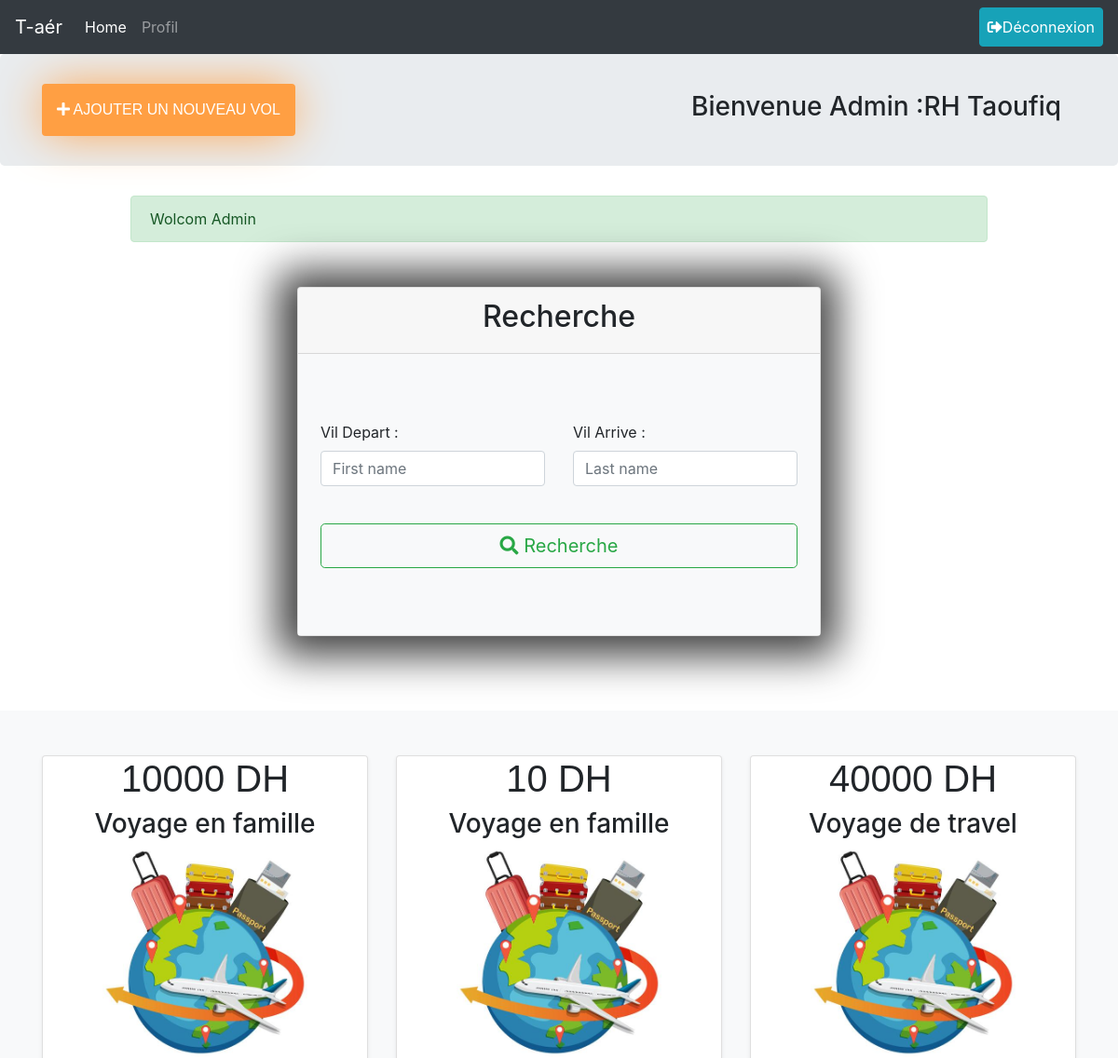
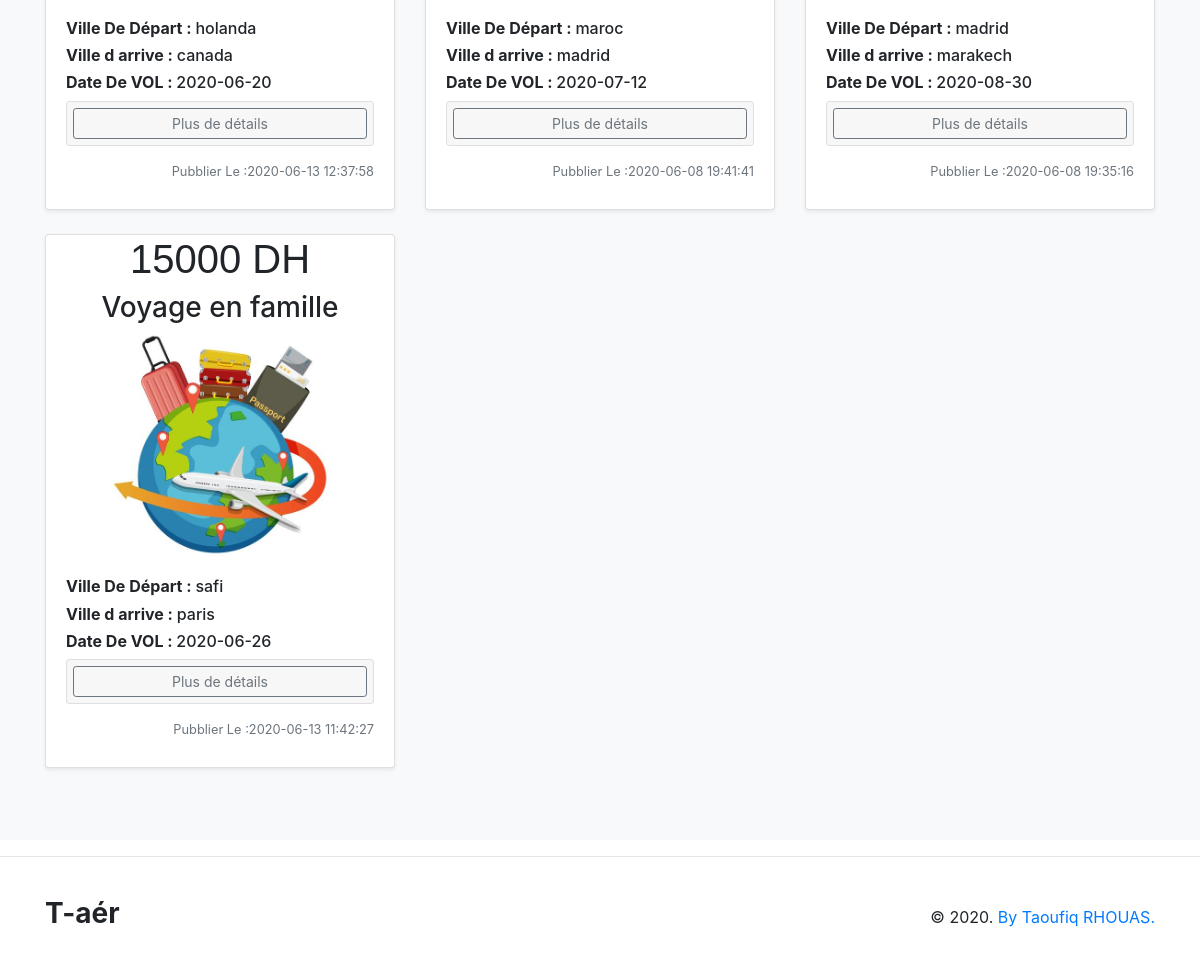
Screenshot of /views/admin.php (signed in) with the database file from the repository (2 pictures, top to bottom).
### tables this page shows
CREATE TABLE `vols` (
  `id_vol` int(11) NOT NULL,
  `nam` varchar(60) NOT NULL,
  `price` float NOT NULL,
  `image` text NOT NULL,
  `date_created` timestamp NOT NULL DEFAULT current_timestamp() ON UPDATE current_timestamp(),
  `pays_depart` varchar(60) NOT NULL,
  `pays_arrive` varchar(60) NOT NULL,
  `date_vol` date NOT NULL,
  `hour_vol` int(11) NOT NULL,
  `minute_vol` int(11) NOT NULL,
  `nb_place_initial` int(11) NOT NULL,
  `nb_place_rest` int(11) NOT NULL,
  `statu_vol` varchar(10) NOT NULL,
  `id_admin_created` int(11) NOT NULL
);

### models/Vol.php (called while the page is built, shortened)
<?php
	class Vol {
		static public function getAllActive(){
			$date1 = new DateTime;
            $dateMoins1 = new DateTime('-1 day');
            $dateMoins1 = $dateMoins1->format('Y-m-d') ;
            $stmt = DB::connect()->prepare("SELECT * FROM `vols` WHERE `date_vol` > '{$dateMoins1}' AND `statu_vol` = 'active' AND nb_place_rest > 0  ORDER BY `vols`.`id_vol` DESC");
			$stmt ->execute();
			return $stmt->fetchAll();
		}
	}
?>

### database/DB.php (called while the page is built)
<?php
	class DB{
		static public function connect(){
			$db = new PDO("mysql:host=localhost;dbname=db_app_vol_aeriens","root","");
			$db ->exec("set names utf8");
			$db ->setAttribute(PDO::ATTR_ERRMODE,PDO::ERRMODE_WARNING);
			return $db;
		}
	}
?>

### controllers/VolsController.php (called while the page is built, shortened)
<?php
include_once('../database/DB.php');
include_once('../models/Vol.php');
	class VolsController{
		public function getAllVolActive(){
			$vols = Vol::getAllActive();
			return $vols;
		}
	}
?>

### views/admin.php (the view, shortened to what this page needs)
<?php
	include_once('../views/includes/header.php');
	include_once('../controllers/VolsController.php');
	include_once('../database/DB.php');
	include_once('../models/vol.php');
    $data = new VolsController();
	$volsActive = $data->getAllVolActive();
?>
<link rel="stylesheet" href="../public/css/style_for_all.css">
</head>
<body>
    <nav class="navbar navbar-expand-lg navbar-dark bg-dark nav_header">
        <a class="navbar-brand" href="index.php">T-aér</a>
        <div class="collapse navbar-collapse" id="navbarSupportedContent">
            <ul class="navbar-nav mr-auto">
                <li class="nav-item active">
                    <a class="nav-link" href="admin.php">Home <span class="sr-only">(current)</span></a>
                </li>
                <li class="nav-item ">
                    <a class="nav-link" href="profil_admin.php">Profil</a>
                </li>
            </ul>
            <div class="form-inline my-2 my-lg-0">
                <a href="<?php echo "../controllers/LogOut.php" ?>" class="btn btn-info p-2"><i class="fas fa-sign-out-alt"></i>Déconnexion</a>
            </div>
        </div>
    </nav>
    <section class="jumbotron p-4">
        <div class="container">
            <div class="row">
                <div class="col-sm">
                    <a href="add_vol.php" class="btn btn-primary my-2 p-3 button_add_vol"><i class="fas fa-plus"></i> AJOUTER UN NOUVEAU VOL</a>
                </div>
                <div class="col-sm">
                <center>
                    <?php
                        echo '<h3 class="ml-4 float-right my-0 p-3"> Bienvenue Admin :' . $_SESSION['nameUser'] . ' ' . $_SESSION['prenomUser'] .'</h3>';
                    ?>
                </center>
                </div>
            </div>
        </div>
    </section>
	<div class="container">
		<div class="row my-4">
			<div class="col-md-10 mx-auto">
				<?php include('../views/includes/alerts.php');?>
			</div>
		</div>
	</div>
    <div>
        <div class="my-2 p-2 pb-5">
            <div class="col-md-6 mx-auto">
                <div class="card shadow_div_sherch mb-4">
                    <div class="card-header" ><center><h2>Recherche </h2></center></div>
                    <div class="card-body bg-light">
                        <form class="my-5 mx-md-0 p-1" method='POST' action="recherche.php">
                            <div class="row">
                                <div class="col-md-6 mb-3">
                                    <label for="text">Vil Depart :</label>
                                    <input type="text" name="vilDepart" class="form-control" id="vilDepart" placeholder="First name" required>
                                </div>
                                <div class="col-md-6 mb-3">
                                    <label for="text">Vil Arrive :</label>
                                    <input type="text" name="vilArive" class="form-control" id="vilArive" placeholder="Last name" required>
                                </div>
                            </div><br>
                            <button class="btn btn-outline-success btn-lg btn-block" type="submit"  name="submit" id="btnsubmit2"><i class="fas fa-search"></i> Recherche</button>
                        </form>
                    </div>
                </div>
            </div>
        </div>
    </div>
<div class="album py-5 bg-light">
    <div class="container">
        <div class="row">
            <?php
                $colapsContur = 1;
                foreach ($volsActive as $volActive):
                    echo '
                    <div class="col-md-4">
                        <div class="card mb-4 shadow-sm">
                            <div  class="bd-placeholder-img card-img-top"  width="100%" height="225">
                                <center>
                                    <strong><h1 class="fnt_fmly_cursive">'. $volActive["price"] .' DH </h1></strong>
                                    <h3>' . $volActive["nam"] . '</h3>
                                    <img src="../public/images/'.$volActive["image"].'" width="auto" height="225" alt="Img De Voll">
                                </center>
                            </div>
                            <div class="card-body">
                                <h6><strong>Ville De Départ : </strong>' . $volActive["pays_depart"] .'</h6>
                                <h6><strong>Ville d arrive : </strong>' . $volActive["pays_arrive"] .'</h6>
                                <h6><strong>Date De VOL : </strong>' . $volActive["date_vol"] .'</h6>
                                <div class="accordion mb-3 mt-2" id="accordionExample">
                                    <div class="card">
                                        <div class="card-header" id="headingOne" style="padding: 6px;">
                                            <button type="button" class="btn btn-sm btn-outline-secondary btn-block" data-toggle="collapse" data-target="#collapse'.$colapsContur.'" aria-expanded="false" aria-controls="collapseOne">Plus de détails</button>
                                        </div>
                                        <div id="collapse'.$colapsContur.'" class="collapse" aria-labelledby="headingOne" data-parent="#accordionExample">
                                                <h6><strong>Hour : </strong>' . $volActive["hour_vol"] .'h,' . $volActive["minute_vol"] .'min</h6>
                                                <h6><strong>Nombre De Plasse : </strong>' . $volActive["nb_place_initial"] .'</h6>
                                                <h6><strong>Nombre De Reste : </strong>' . $volActive["nb_place_rest"] .'</h6>
                                                <h6><strong>Price : </strong>' . $volActive["price"] .'</h6>
                                                <h6><strong>ID Voll : </strong>' . $volActive["id_vol"] .'</h6>
                                                <h6><strong>ID ADMIN CREER : </strong>' . $volActive["id_admin_created"] .'</h6>
                                                    <input type="hidden" name="id" value='.$volActive["id_vol"].'>
                                        </div>
                                    </div>
                                </div>
                                <div class="d-flex justify-content-between align-items-center">
                                    <small class="text-muted mb-2">Pubblier Le :'. $volActive["date_created"] .'</small>
                                </div>
                            </div>
                        </div>
                    </div>';
                    $colapsContur ++;
                endforeach;
            ?>
        </div>
    </div>
</div>
<?php
	include_once('../views/includes/footer.php');
?>

### public/css/style_for_all.css (style rules this page uses)
.fnt_fmly_cursive { font-family : cursive, sans-serif }
.shadow_div_sherch { -webkit-box-shadow: -2px 2px 44px 19px rgba(0,0,0,0.75); -moz-box-shadow: -2px 2px 44px 19px rgba(0,0,0,0.75); box-shadow: -2px 2px 44px 19px rgba(0,0,0,0.75); }
.nav_header { position: sticky;top: 0;z-index: 1071; }
.button_add_vol { font-family: cursive, sans-serif; background-color: #ff9f43; border: none; -webkit-box-shadow: 0px 0px 51px -4px rgba(255,159,67,1); -moz-box-shadow: 0px 0px 51px -4px rgba(255,159,67,1); box-shadow: 0px 0px 51px -4px rgba(255,159,67,1); }

### views/admin.php (style rules this page uses)
.button_add_vol { font-family: cursive, sans-serif; background-color: #ff9f43; border: none; -webkit-box-shadow: 0px 0px 51px -4px rgba(255,159,67,1); -moz-box-shadow: 0px 0px 51px -4px rgba(255,159,67,1); box-shadow: 0px 0px 51px -4px rgba(255,159,67,1); }

### rows the page displays
vols: price "10000", nam "Voyage en famille", image (picture), pays_depart "holanda", pays_arrive "canada", date_vol "2020-06-20", date_created "2020-06-13 12:37:58"
vols: price "10", nam "Voyage en famille", image (picture), pays_depart "maroc", pays_arrive "madrid", date_vol "2020-07-12", date_created "2020-06-08 19:41:41"
vols: price "40000", nam "Voyage de travel", image (picture), pays_depart "madrid", pays_arrive "marakech", date_vol "2020-08-30", date_created "2020-06-08 19:35:16"
vols: price "15000", nam "Voyage en famille", image (picture), pays_depart "safi", pays_arrive "paris", date_vol "2020-06-26", date_created "2020-06-13 11:42:27"

### other values shown
$_SESSION['nameUser'] "RH"
$_SESSION['prenomUser'] "Taoufiq"
$_COOKIE['success'] "Wolcom Admin"
